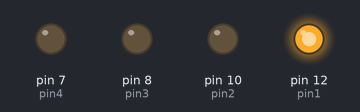
The sketch below on a simulated Arduino Uno, built with avr-gcc and run on an emulated ATmega328P. On the bench: output pins drawn as LEDs (lit = HIGH).

Above: at 1.0 s.
At 3.0 s:
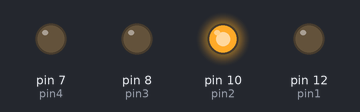
At 5.0 s:
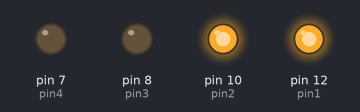
At 7.0 s:
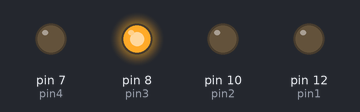
Timing chart, 0 to 10.4 s (numbered marks = the images above):
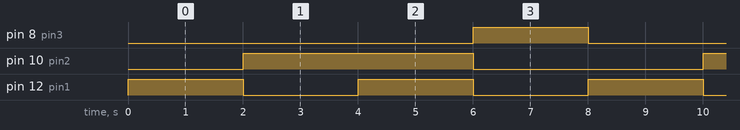

Measured:
- by itself, pin 8 (pin3): alternates HIGH for 2.0 s and LOW for 6.0 s
- by itself, pin 10 (pin2): alternates HIGH for 4.0 s and LOW for 4.0 s
- by itself, pin 12 (pin1): alternates HIGH for 2.0 s and LOW for 2.0 s

The sketch:

Led_Binary_Counter.ino
```cpp
// C++ code
// Variables & Objects
int pin1 = 12;
int pin2 = 10;
int pin3 = 8;
int pin4 = 7;
int delayTime = 2000;

void setup()
{
  pinMode(pin1, OUTPUT);
  pinMode(pin2, OUTPUT);
  pinMode(pin3, OUTPUT);
  pinMode(pin4, OUTPUT);
}

void loop()
{
  /*
    This is a binary LED counter;
    This basically counts in binary using LEDs
    eg. 0 in binary -> 0000
        1 in binary -> 0001
        2 in binary -> 0010
        3 in binary -> 0011
        4 in binary -> 0100
     Hence the binary representation would be displayed by the LEDs
     connected to the board.
  */
/******** Print 1 ************ */
  digitalWrite(pin1, HIGH);
  digitalWrite(pin2, LOW);
  digitalWrite(pin3, LOW);
  digitalWrite(pin4, LOW);

  delay(delayTime);
/******** Print 2 ************ */
  digitalWrite(pin1, LOW);
  digitalWrite(pin2, HIGH);
  digitalWrite(pin3, LOW);
  digitalWrite(pin4, LOW);

  delay(delayTime);
/******** Print 3 ************ */
  digitalWrite(pin1, HIGH);
  digitalWrite(pin2, HIGH);
  digitalWrite(pin3, LOW);
  digitalWrite(pin4, LOW);

  delay(delayTime);
/******** Print 4 ************ */
  digitalWrite(pin1, LOW);
  digitalWrite(pin2, LOW);
  digitalWrite(pin3, HIGH);
  digitalWrite(pin4, LOW);

  delay(delayTime);
}
```
